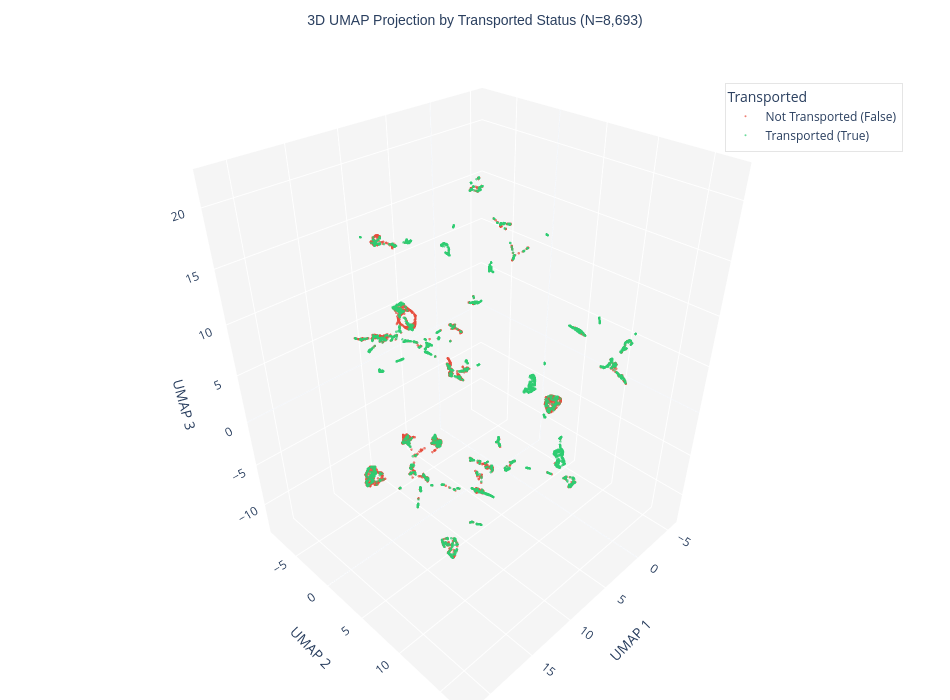

Here is the notebook cell this chart was saved with:
### Code cell
vzr.visualize_3d_projection(method = 'umap', s = 1.5)

### Figure 1 — Plotly figure (JSON) as saved in the notebook; plotly's stock layout.template omitted (floating-point values rounded to 4 significant figures; data arrays with more than 128 entries replaced by an {"elided": "..."} marker saying what was removed)
{"data": [{"hovertemplate": "<b>Not Transported (False)</b><br>UMAP 1: %{x:.2f}<br>UMAP 2: %{y:.2f}<br>UMAP 3: %{z:.2f}<extra></extra>", "marker": {"color": "#e74c3c", "line": {"width": 0}, "opacity": 0.7, "size": 1.5}, "mode": "markers", "name": "Not Transported (False)", "type": "scatter3d", "x": {"elided": "4315 float values"}, "y": {"elided": "4315 float values"}, "z": {"elided": "4315 float values"}}, {"hovertemplate": "<b>Transported (True)</b><br>UMAP 1: %{x:.2f}<br>UMAP 2: %{y:.2f}<br>UMAP 3: %{z:.2f}<extra></extra>", "marker": {"color": "#2ecc71", "line": {"width": 0}, "opacity": 0.7, "size": 1.5}, "mode": "markers", "name": "Transported (True)", "type": "scatter3d", "x": {"elided": "4378 float values"}, "y": {"elided": "4378 float values"}, "z": {"elided": "4378 float values"}}], "layout": {"height": 700, "legend": {"bgcolor": "rgba(255, 255, 255, 0.8)", "bordercolor": "rgba(0, 0, 0, 0.1)", "borderwidth": 1, "title": {"text": "Transported"}, "x": 0.95, "xanchor": "right", "y": 0.95, "yanchor": "top"}, "margin": {"b": 0, "l": 0, "r": 0, "t": 50}, "scene": {"xaxis": {"backgroundcolor": "rgb(245, 245, 245)", "gridcolor": "white", "title": {"text": "UMAP 1"}}, "yaxis": {"backgroundcolor": "rgb(245, 245, 245)", "gridcolor": "white", "title": {"text": "UMAP 2"}}, "zaxis": {"backgroundcolor": "rgb(245, 245, 245)", "gridcolor": "white", "title": {"text": "UMAP 3"}}}, "title": {"font": {"family": "sans-serif", "size": 14}, "text": "3D UMAP Projection by Transported Status (N=8,693)", "x": 0.5}, "width": 950}}
